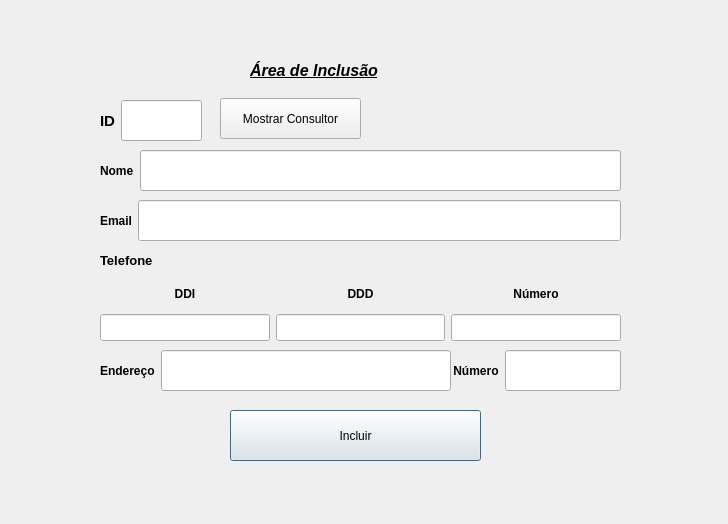
<?xml version="1.0" encoding="UTF-8"?>
<ui version="4.0">
 <class>TelaInclusao</class>
 <widget class="QDialog" name="TelaInclusao">
  <property name="geometry">
   <rect>
    <x>0</x>
    <y>0</y>
    <width>728</width>
    <height>524</height>
   </rect>
  </property>
  <property name="windowTitle">
   <string>Dialog</string>
  </property>
  <widget class="QWidget" name="layoutWidget">
   <property name="geometry">
    <rect>
     <x>100</x>
     <y>350</y>
     <width>351</width>
     <height>41</height>
    </rect>
   </property>
   <property name="sizePolicy">
    <sizepolicy hsizetype="Preferred" vsizetype="Preferred">
     <horstretch>0</horstretch>
     <verstretch>0</verstretch>
    </sizepolicy>
   </property>
   <layout class="QHBoxLayout" name="horizontalLayout_7">
    <item>
     <widget class="QLabel" name="labelEndereco">
      <property name="sizePolicy">
       <sizepolicy hsizetype="Preferred" vsizetype="Preferred">
        <horstretch>0</horstretch>
        <verstretch>0</verstretch>
       </sizepolicy>
      </property>
      <property name="font">
       <font>
        <bold>true</bold>
       </font>
      </property>
      <property name="text">
       <string>Endereço</string>
      </property>
     </widget>
    </item>
    <item>
     <widget class="QLineEdit" name="lineEditEndereco">
      <property name="sizePolicy">
       <sizepolicy hsizetype="Expanding" vsizetype="Preferred">
        <horstretch>0</horstretch>
        <verstretch>0</verstretch>
       </sizepolicy>
      </property>
      <property name="font">
       <font>
        <bold>true</bold>
       </font>
      </property>
     </widget>
    </item>
   </layout>
  </widget>
  <widget class="QWidget" name="layoutWidget_2">
   <property name="geometry">
    <rect>
     <x>230</x>
     <y>410</y>
     <width>251</width>
     <height>51</height>
    </rect>
   </property>
   <property name="sizePolicy">
    <sizepolicy hsizetype="Preferred" vsizetype="Preferred">
     <horstretch>0</horstretch>
     <verstretch>0</verstretch>
    </sizepolicy>
   </property>
   <layout class="QHBoxLayout" name="horizontalLayout_5">
    <item>
     <widget class="QPushButton" name="pushButtonInclusao">
      <property name="sizePolicy">
       <sizepolicy hsizetype="Minimum" vsizetype="Preferred">
        <horstretch>0</horstretch>
        <verstretch>0</verstretch>
       </sizepolicy>
      </property>
      <property name="text">
       <string>Incluir</string>
      </property>
     </widget>
    </item>
   </layout>
  </widget>
  <widget class="QWidget" name="layoutWidget_3">
   <property name="geometry">
    <rect>
     <x>100</x>
     <y>150</y>
     <width>521</width>
     <height>41</height>
    </rect>
   </property>
   <property name="sizePolicy">
    <sizepolicy hsizetype="Preferred" vsizetype="Preferred">
     <horstretch>0</horstretch>
     <verstretch>0</verstretch>
    </sizepolicy>
   </property>
   <layout class="QHBoxLayout" name="horizontalLayout_6">
    <item>
     <widget class="QLabel" name="labelNome">
      <property name="sizePolicy">
       <sizepolicy hsizetype="Preferred" vsizetype="Preferred">
        <horstretch>0</horstretch>
        <verstretch>0</verstretch>
       </sizepolicy>
      </property>
      <property name="font">
       <font>
        <bold>true</bold>
       </font>
      </property>
      <property name="text">
       <string>Nome</string>
      </property>
     </widget>
    </item>
    <item>
     <widget class="QLineEdit" name="lineEditNome">
      <property name="sizePolicy">
       <sizepolicy hsizetype="Expanding" vsizetype="Preferred">
        <horstretch>0</horstretch>
        <verstretch>0</verstretch>
       </sizepolicy>
      </property>
      <property name="font">
       <font>
        <bold>true</bold>
       </font>
      </property>
     </widget>
    </item>
   </layout>
  </widget>
  <widget class="QPushButton" name="pushButton">
   <property name="geometry">
    <rect>
     <x>220</x>
     <y>98</y>
     <width>141</width>
     <height>41</height>
    </rect>
   </property>
   <property name="text">
    <string>Mostrar Consultor</string>
   </property>
  </widget>
  <widget class="QWidget" name="layoutWidget_4">
   <property name="geometry">
    <rect>
     <x>100</x>
     <y>200</y>
     <width>521</width>
     <height>41</height>
    </rect>
   </property>
   <property name="sizePolicy">
    <sizepolicy hsizetype="Preferred" vsizetype="Preferred">
     <horstretch>0</horstretch>
     <verstretch>0</verstretch>
    </sizepolicy>
   </property>
   <property name="font">
    <font>
     <bold>true</bold>
    </font>
   </property>
   <layout class="QHBoxLayout" name="horizontalLayout_4">
    <item>
     <widget class="QLabel" name="labelEmail">
      <property name="sizePolicy">
       <sizepolicy hsizetype="Preferred" vsizetype="Preferred">
        <horstretch>0</horstretch>
        <verstretch>0</verstretch>
       </sizepolicy>
      </property>
      <property name="font">
       <font>
        <bold>true</bold>
       </font>
      </property>
      <property name="text">
       <string>Email</string>
      </property>
     </widget>
    </item>
    <item>
     <widget class="QLineEdit" name="lineEditEmail">
      <property name="sizePolicy">
       <sizepolicy hsizetype="Expanding" vsizetype="Preferred">
        <horstretch>0</horstretch>
        <verstretch>0</verstretch>
       </sizepolicy>
      </property>
      <property name="font">
       <font>
        <bold>true</bold>
       </font>
      </property>
     </widget>
    </item>
   </layout>
  </widget>
  <widget class="QWidget" name="layoutWidget_5">
   <property name="geometry">
    <rect>
     <x>100</x>
     <y>100</y>
     <width>102</width>
     <height>41</height>
    </rect>
   </property>
   <property name="sizePolicy">
    <sizepolicy hsizetype="Preferred" vsizetype="Preferred">
     <horstretch>0</horstretch>
     <verstretch>0</verstretch>
    </sizepolicy>
   </property>
   <layout class="QHBoxLayout" name="horizontalLayout">
    <item>
     <widget class="QLabel" name="labelID">
      <property name="sizePolicy">
       <sizepolicy hsizetype="Preferred" vsizetype="Preferred">
        <horstretch>0</horstretch>
        <verstretch>0</verstretch>
       </sizepolicy>
      </property>
      <property name="font">
       <font>
        <pointsize>11</pointsize>
        <bold>true</bold>
       </font>
      </property>
      <property name="text">
       <string>ID</string>
      </property>
     </widget>
    </item>
    <item>
     <widget class="QLineEdit" name="lineEditID">
      <property name="sizePolicy">
       <sizepolicy hsizetype="Expanding" vsizetype="Preferred">
        <horstretch>0</horstretch>
        <verstretch>0</verstretch>
       </sizepolicy>
      </property>
      <property name="font">
       <font>
        <bold>true</bold>
       </font>
      </property>
     </widget>
    </item>
   </layout>
  </widget>
  <widget class="QWidget" name="layoutWidget_6">
   <property name="geometry">
    <rect>
     <x>450</x>
     <y>350</y>
     <width>171</width>
     <height>41</height>
    </rect>
   </property>
   <property name="sizePolicy">
    <sizepolicy hsizetype="Preferred" vsizetype="Preferred">
     <horstretch>0</horstretch>
     <verstretch>0</verstretch>
    </sizepolicy>
   </property>
   <layout class="QHBoxLayout" name="horizontalLayout_3">
    <item>
     <widget class="QLabel" name="labelNumero_2">
      <property name="sizePolicy">
       <sizepolicy hsizetype="Preferred" vsizetype="Preferred">
        <horstretch>0</horstretch>
        <verstretch>0</verstretch>
       </sizepolicy>
      </property>
      <property name="font">
       <font>
        <bold>true</bold>
       </font>
      </property>
      <property name="text">
       <string> Número</string>
      </property>
     </widget>
    </item>
    <item>
     <widget class="QLineEdit" name="lineEditNumEnde">
      <property name="sizePolicy">
       <sizepolicy hsizetype="Expanding" vsizetype="Preferred">
        <horstretch>0</horstretch>
        <verstretch>0</verstretch>
       </sizepolicy>
      </property>
     </widget>
    </item>
   </layout>
  </widget>
  <widget class="QLabel" name="labelTELA">
   <property name="geometry">
    <rect>
     <x>250</x>
     <y>50</y>
     <width>191</width>
     <height>41</height>
    </rect>
   </property>
   <property name="text">
    <string>&lt;html&gt;&lt;head/&gt;&lt;body&gt;&lt;p&gt;&lt;span style=&quot; font-size:12pt; font-weight:700; font-style:italic; text-decoration: underline;&quot;&gt;Área de Inclusão&lt;/span&gt;&lt;/p&gt;&lt;/body&gt;&lt;/html&gt;</string>
   </property>
  </widget>
  <widget class="QWidget" name="gridLayoutWidget">
   <property name="geometry">
    <rect>
     <x>100</x>
     <y>280</y>
     <width>521</width>
     <height>61</height>
    </rect>
   </property>
   <property name="sizePolicy">
    <sizepolicy hsizetype="Preferred" vsizetype="Preferred">
     <horstretch>0</horstretch>
     <verstretch>0</verstretch>
    </sizepolicy>
   </property>
   <property name="font">
    <font>
     <bold>true</bold>
    </font>
   </property>
   <layout class="QGridLayout" name="gridLayout">
    <item row="2" column="2">
     <widget class="QLineEdit" name="lineEditDDD">
      <property name="sizePolicy">
       <sizepolicy hsizetype="Expanding" vsizetype="Preferred">
        <horstretch>0</horstretch>
        <verstretch>0</verstretch>
       </sizepolicy>
      </property>
      <property name="font">
       <font>
        <bold>true</bold>
       </font>
      </property>
     </widget>
    </item>
    <item row="2" column="3">
     <widget class="QLineEdit" name="lineEditNumero">
      <property name="sizePolicy">
       <sizepolicy hsizetype="Expanding" vsizetype="Preferred">
        <horstretch>0</horstretch>
        <verstretch>0</verstretch>
       </sizepolicy>
      </property>
      <property name="font">
       <font>
        <bold>true</bold>
       </font>
      </property>
     </widget>
    </item>
    <item row="1" column="0">
     <widget class="QLabel" name="labelDDI">
      <property name="sizePolicy">
       <sizepolicy hsizetype="Preferred" vsizetype="Preferred">
        <horstretch>0</horstretch>
        <verstretch>0</verstretch>
       </sizepolicy>
      </property>
      <property name="font">
       <font>
        <bold>true</bold>
       </font>
      </property>
      <property name="text">
       <string>&lt;html&gt;&lt;head/&gt;&lt;body&gt;&lt;p align=&quot;center&quot;&gt;DDI&lt;/p&gt;&lt;/body&gt;&lt;/html&gt;</string>
      </property>
     </widget>
    </item>
    <item row="1" column="2">
     <widget class="QLabel" name="labelDDD">
      <property name="sizePolicy">
       <sizepolicy hsizetype="Preferred" vsizetype="Preferred">
        <horstretch>0</horstretch>
        <verstretch>0</verstretch>
       </sizepolicy>
      </property>
      <property name="font">
       <font>
        <bold>true</bold>
       </font>
      </property>
      <property name="text">
       <string>&lt;html&gt;&lt;head/&gt;&lt;body&gt;&lt;p align=&quot;center&quot;&gt;DDD&lt;/p&gt;&lt;/body&gt;&lt;/html&gt;</string>
      </property>
     </widget>
    </item>
    <item row="1" column="3">
     <widget class="QLabel" name="labelNumero">
      <property name="sizePolicy">
       <sizepolicy hsizetype="Preferred" vsizetype="Preferred">
        <horstretch>0</horstretch>
        <verstretch>0</verstretch>
       </sizepolicy>
      </property>
      <property name="font">
       <font>
        <bold>true</bold>
       </font>
      </property>
      <property name="text">
       <string>&lt;html&gt;&lt;head/&gt;&lt;body&gt;&lt;p align=&quot;center&quot;&gt;Número&lt;/p&gt;&lt;/body&gt;&lt;/html&gt;</string>
      </property>
     </widget>
    </item>
    <item row="2" column="0">
     <widget class="QLineEdit" name="lineEditDDI">
      <property name="sizePolicy">
       <sizepolicy hsizetype="Expanding" vsizetype="Preferred">
        <horstretch>0</horstretch>
        <verstretch>0</verstretch>
       </sizepolicy>
      </property>
      <property name="font">
       <font>
        <bold>true</bold>
       </font>
      </property>
     </widget>
    </item>
   </layout>
  </widget>
  <widget class="QLabel" name="labelTelefone_2">
   <property name="geometry">
    <rect>
     <x>100</x>
     <y>240</y>
     <width>81</width>
     <height>41</height>
    </rect>
   </property>
   <property name="sizePolicy">
    <sizepolicy hsizetype="Preferred" vsizetype="Preferred">
     <horstretch>0</horstretch>
     <verstretch>0</verstretch>
    </sizepolicy>
   </property>
   <property name="font">
    <font>
     <bold>true</bold>
    </font>
   </property>
   <property name="text">
    <string>&lt;html&gt;&lt;head/&gt;&lt;body&gt;&lt;p&gt;&lt;span style=&quot; font-size:10pt;&quot;&gt;Telefone&lt;/span&gt;&lt;/p&gt;&lt;/body&gt;&lt;/html&gt;</string>
   </property>
  </widget>
 </widget>
 <resources/>
 <connections/>
</ui>
